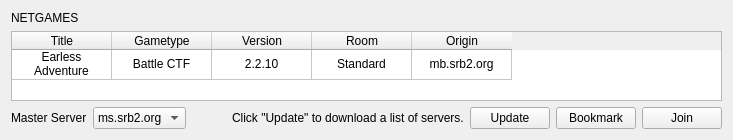
                            <widget class="QWidget" name="BrowseTab">
                             <attribute name="title">
                              <string>Browse</string>
                             </attribute>
                             <layout class="QVBoxLayout" name="verticalLayout_23">
                              <item>
                               <widget class="QLabel" name="label_13">
                                <property name="text">
                                 <string>NETGAMES</string>
                                </property>
                               </widget>
                              </item>
                              <item>
                               <widget class="QTableWidget" name="BrowseNetgameTable">
                                <property name="sizeAdjustPolicy">
                                 <enum>QAbstractScrollArea::AdjustToContents</enum>
                                </property>
                                <property name="editTriggers">
                                 <set>QAbstractItemView::DoubleClicked</set>
                                </property>
                                <property name="selectionBehavior">
                                 <enum>QAbstractItemView::SelectRows</enum>
                                </property>
                                <attribute name="horizontalHeaderCascadingSectionResizes">
                                 <bool>true</bool>
                                </attribute>
                                <attribute name="verticalHeaderVisible">
                                 <bool>false</bool>
                                </attribute>
                                <row>
                                 <property name="text">
                                  <string/>
                                 </property>
                                </row>
                                <column>
                                 <property name="text">
                                  <string>Title</string>
                                 </property>
                                </column>
                                <column>
                                 <property name="text">
                                  <string>Gametype</string>
                                 </property>
                                </column>
                                <column>
                                 <property name="text">
                                  <string>Version</string>
                                 </property>
                                </column>
                                <column>
                                 <property name="text">
                                  <string>Room</string>
                                 </property>
                                </column>
                                <column>
                                 <property name="text">
                                  <string>Origin</string>
                                 </property>
                                </column>
                                <item row="0" column="0">
                                 <property name="text">
                                  <string>Earless Adventure</string>
                                 </property>
                                 <property name="textAlignment">
                                  <set>AlignCenter</set>
                                 </property>
                                 <property name="flags">
                                  <set>ItemIsSelectable|ItemIsEnabled</set>
                                 </property>
                                </item>
                                <item row="0" column="1">
                                 <property name="text">
                                  <string>Battle CTF</string>
                                 </property>
                                 <property name="textAlignment">
                                  <set>AlignCenter</set>
                                 </property>
                                 <property name="flags">
                                  <set>ItemIsSelectable|ItemIsEnabled</set>
                                 </property>
                                </item>
                                <item row="0" column="2">
                                 <property name="text">
                                  <string>2.2.10</string>
                                 </property>
                                 <property name="textAlignment">
                                  <set>AlignCenter</set>
                                 </property>
                                 <property name="flags">
                                  <set>ItemIsSelectable|ItemIsEnabled</set>
                                 </property>
                                </item>
                                <item row="0" column="3">
                                 <property name="text">
                                  <string>Standard</string>
                                 </property>
                                 <property name="textAlignment">
                                  <set>AlignCenter</set>
                                 </property>
                                 <property name="flags">
                                  <set>ItemIsSelectable|ItemIsEnabled</set>
                                 </property>
                                </item>
                                <item row="0" column="4">
                                 <property name="text">
                                  <string>mb.srb2.org</string>
                                 </property>
                                 <property name="textAlignment">
                                  <set>AlignCenter</set>
                                 </property>
                                 <property name="flags">
                                  <set>ItemIsSelectable|ItemIsEnabled</set>
                                 </property>
                                </item>
                               </widget>
                              </item>
                              <item>
                               <layout class="QHBoxLayout" name="horizontalLayout_18">
                                <item>
                                 <widget class="QLabel" name="label_12">
                                  <property name="text">
                                   <string>Master Server</string>
                                  </property>
                                 </widget>
                                </item>
                                <item>
                                 <widget class="QComboBox" name="BrowseMSComboBox">
                                  <property name="sizePolicy">
                                   <sizepolicy hsizetype="Preferred" vsizetype="Fixed">
                                    <horstretch>0</horstretch>
                                    <verstretch>0</verstretch>
                                   </sizepolicy>
                                  </property>
                                  <property name="sizeAdjustPolicy">
                                   <enum>QComboBox::AdjustToContents</enum>
                                  </property>
                                  <item>
                                   <property name="text">
                                    <string>ms.srb2.org</string>
                                   </property>
                                  </item>
                                 </widget>
                                </item>
                                <item>
                                 <spacer name="horizontalSpacer_6">
                                  <property name="orientation">
                                   <enum>Qt::Horizontal</enum>
                                  </property>
                                  <property name="sizeHint" stdset="0">
                                   <size>
                                    <width>40</width>
                                    <height>20</height>
                                   </size>
                                  </property>
                                 </spacer>
                                </item>
                                <item>
                                 <widget class="QLabel" name="MSStatusLabel">
                                  <property name="text">
                                   <string>Click &quot;Update&quot; to download a list of servers.</string>
                                  </property>
                                 </widget>
                                </item>
                                <item>
                                 <widget class="QPushButton" name="RefreshButton">
                                  <property name="text">
                                   <string>Update</string>
                                  </property>
                                  <property name="icon">
                                   <iconset theme="media-playlist-repeat"/>
                                  </property>
                                 </widget>
                                </item>
                                <item>
                                 <widget class="QPushButton" name="SaveNetgameButton">
                                  <property name="text">
                                   <string>Bookmark</string>
                                  </property>
                                  <property name="icon">
                                   <iconset theme="bookmark-new"/>
                                  </property>
                                 </widget>
                                </item>
                                <item>
                                 <widget class="QPushButton" name="BrowseNetgameJoinButton">
                                  <property name="text">
                                   <string>Join</string>
                                  </property>
                                  <property name="icon">
                                   <iconset theme="media-playback-start"/>
                                  </property>
                                 </widget>
                                </item>
                               </layout>
                              </item>
                             </layout>
                            </widget>
